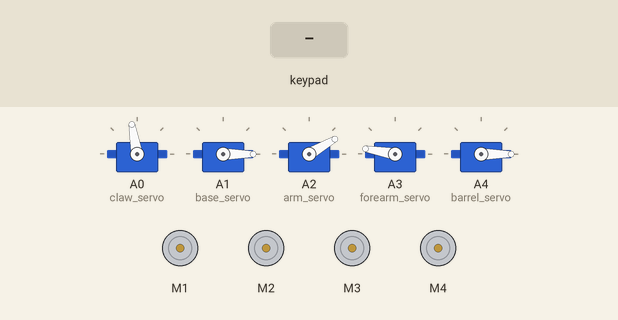
This sketch was run on a simulated Arduino Uno, built with avr-gcc and run on an emulated ATmega328P. Parts: 5 × servo, 4 × DC motor (green arrow = forward, orange = backward, longer = faster). The inputs (shaded band) are chosen by the test bench.

Above: at 1.2 s.
1.3 s: key 'U' pressed
At 1.51 s:
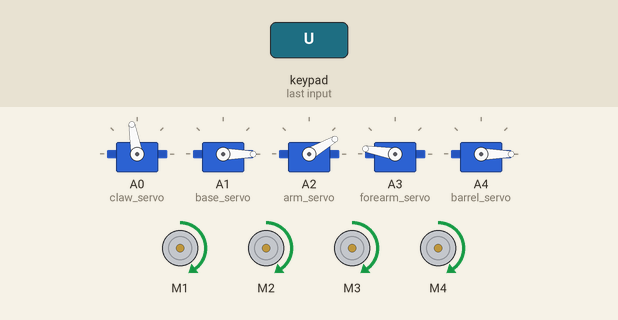
3.2 s: key 'D' pressed
At 3.42 s:
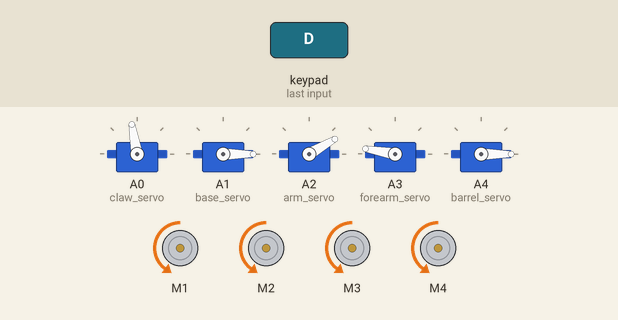
5.1 s: key 'L' pressed
At 5.33 s:
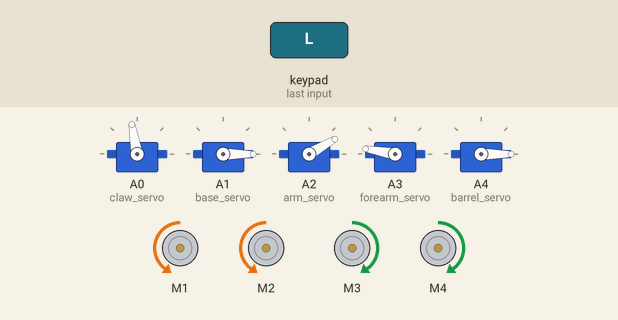
7.0 s: key 'R' pressed
At 7.24 s:
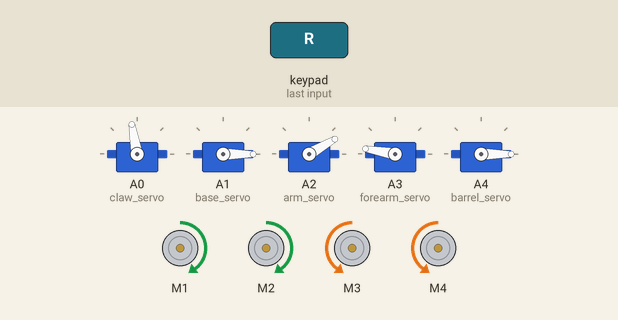
Timing chart, 0 to 9.9 s (numbered marks = the images above; inputs shaded):
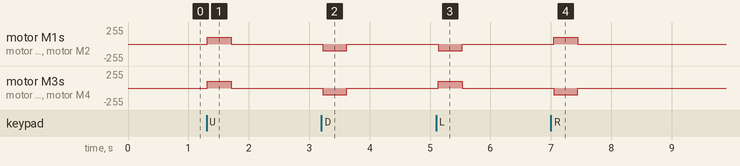

Measured:
- after the input at 1.3 s, motor M1–4: stopped → forward 100/255 at once, → stopped 0.40 s later
- after the input at 3.2 s, motor M1–4: stopped → backward 100/255 at once, → stopped 0.40 s later
- after the input at 5.1 s, motor M1, motor M2: stopped → backward 100/255 at once, → stopped 0.40 s later; motor M3, motor M4: stopped → forward 100/255 at once, → stopped 0.40 s later
- after the input at 7.0 s, motor M1, motor M2: stopped → forward 100/255 after 0.05 s, → stopped 0.40 s later; motor M3, motor M4: stopped → backward 100/255 after 0.05 s, → stopped 0.40 s later

The sketch:

remote_controls.ino
```cpp
/*
   Gamepad module provides three different mode namely Digital, JoyStick and Accerleometer.

   You can reduce the size of library compiled by enabling only those modules that you want to
   use. For this first define CUSTOM_SETTINGS followed by defining INCLUDE_modulename.

   Explore more on: https://thestempedia.com/docs/dabble/game-pad-module/
*/
#define CUSTOM_SETTINGS
#define INCLUDE_GAMEPAD_MODULE
#include <Dabble.h>
#include <AFMotor.h>
#include <Servo.h>

//initial motors pin
AF_DCMotor motor1(1, MOTOR12_1KHZ);
AF_DCMotor motor2(2, MOTOR12_1KHZ);
AF_DCMotor motor3(3, MOTOR34_1KHZ);
AF_DCMotor motor4(4, MOTOR34_1KHZ);


bool drive_mode = true;
bool start_tmp = false;
bool start_btn = false;
bool select_tmp = false;
bool select_btn = false;

bool flashlight_on = false;
bool claw_open = true;

Servo claw_servo;
int claw_servo_angle = 100;
Servo base_servo;
int base_servo_angle = 0;
Servo arm_servo;
int arm_servo_angle = 30;
Servo forearm_servo;
int forearm_servo_angle = 170;
Servo barrel_servo;
int barrel_servo_angle = 0;

int speed = 100;
int servo_speed = 10;


void setup() {
  // put your setup code here, to run once:
  Serial.begin(9600);
  Dabble.begin(9600);      //Enter baudrate of your bluetooth.Connect bluetooth on Bluetooth port present on evive.

  claw_servo.attach(A0);
  base_servo.attach(A1);
  arm_servo.attach(A2);
  forearm_servo.attach(A3);
  barrel_servo.attach(A4);

  claw_servo.write(claw_servo_angle);
  base_servo.write(base_servo_angle);
  arm_servo.write(arm_servo_angle);
  forearm_servo.write(forearm_servo_angle);
  barrel_servo.write(barrel_servo_angle);
}

void reset_pins() {
  // Set everything to low
  motor1.setSpeed(0); //Define minimum velocity
  motor1.run(RELEASE); //stop the motor when release the button
  motor2.setSpeed(0); //Define minimum velocity
  motor2.run(RELEASE); //rotate the motor clockwise
  motor3.setSpeed(0); //Define minimum velocity
  motor3.run(RELEASE); //stop the motor when release the button
  motor4.setSpeed(0); //Define minimum velocity
  motor4.run(RELEASE); //stop the motor when release the button
}

// Driving movements

void forward()
{
  motor1.setSpeed(speed); //Define maximum velocity
  motor1.run(FORWARD); //rotate the motor clockwise
  motor2.setSpeed(speed); //Define maximum velocity
  motor2.run(FORWARD); //rotate the motor clockwise
  motor3.setSpeed(speed);//Define maximum velocity
  motor3.run(FORWARD); //rotate the motor clockwise
  motor4.setSpeed(speed);//Define maximum velocity
  motor4.run(FORWARD); //rotate the motor clockwise
}

void back()
{
  motor1.setSpeed(speed); //Define maximum velocity
  motor1.run(BACKWARD); //rotate the motor anti-clockwise
  motor2.setSpeed(speed); //Define maximum velocity
  motor2.run(BACKWARD); //rotate the motor anti-clockwise
  motor3.setSpeed(speed); //Define maximum velocity
  motor3.run(BACKWARD); //rotate the motor anti-clockwise
  motor4.setSpeed(speed); //Define maximum velocity
  motor4.run(BACKWARD); //rotate the motor anti-clockwise
}

void left()
{
  motor1.setSpeed(speed); //Define maximum velocity
  motor1.run(BACKWARD); //rotate the motor anti-clockwise
  motor2.setSpeed(speed); //Define maximum velocity
  motor2.run(BACKWARD); //rotate the motor anti-clockwise
  motor3.setSpeed(speed); //Define maximum velocity
  motor3.run(FORWARD);  //rotate the motor clockwise
  motor4.setSpeed(speed); //Define maximum velocity
  motor4.run(FORWARD);  //rotate the motor clockwise
}

void right()
{
  motor1.setSpeed(speed); //Define maximum velocity
  motor1.run(FORWARD); //rotate the motor clockwise
  motor2.setSpeed(speed); //Define maximum velocity
  motor2.run(FORWARD); //rotate the motor clockwise
  motor3.setSpeed(speed); //Define maximum velocity
  motor3.run(BACKWARD); //rotate the motor anti-clockwise
  motor4.setSpeed(speed); //Define maximum velocity
  motor4.run(BACKWARD); //rotate the motor anti-clockwise
}


// Arm movements
void move_arm_base(int dir) {
  base_servo.write(base_servo_angle + (dir*servo_speed));
}

void move_arm(int dir) {
  arm_servo.write(arm_servo_angle + (dir*servo_speed));

}

void move_forearm(int dir) {
  forearm_servo.write(forearm_servo_angle + (dir*servo_speed));
}

void move_arm_claw() {
  if (select_btn) {
    claw_open = !claw_open;
    if (claw_open){
      claw_servo.write(100);
    }else{
      claw_servo.write(160);
    }
  }
}

// Barel and Flashlight

void move_barrel(int dir) {
  barrel_servo.write(barrel_servo_angle + (dir*servo_speed));
}

void flashlight() {
  flashlight_on = !flashlight_on;

}

void handle_single_press_buttons() {
  if (GamePad.isStartPressed() != start_tmp) {
    start_btn = true;
    drive_mode = !drive_mode;
  }
  if (GamePad.isSelectPressed() != select_tmp) {
    select_btn = true;
  }
  select_tmp = GamePad.isSelectPressed();
  start_tmp = GamePad.isStartPressed();
}

void loop() {
  reset_pins();
  Dabble.processInput();
  handle_single_press_buttons();
  if (drive_mode) {
    if (GamePad.isUpPressed())
    {
      forward();
    }
    else if (GamePad.isDownPressed())
    {
      back();
    }

    if (GamePad.isLeftPressed())
    {
      left();
    }
    else if (GamePad.isRightPressed())
    {
      right();
    }
  } else {
    move_arm_claw();
    if (GamePad.isSquarePressed()){
      move_arm_base(-1);
    }
    else if (GamePad.isCirclePressed()){
      move_arm_base(1);
    }

    if (GamePad.isUpPressed()){
      move_arm(-1);
    }
    else if (GamePad.isDownPressed()){
      move_arm(1);
    }


    if (GamePad.isTrianglePressed()){
      move_forearm(-1);
    }
    else if (GamePad.isCrossPressed()){
      move_forearm(1);
    }

    if (GamePad.isLeftPressed()){
      move_barrel(-1);
    }
    else if (GamePad.isRightPressed()){
      move_barrel(1);
    }

  }


  delay(100);
}
```
